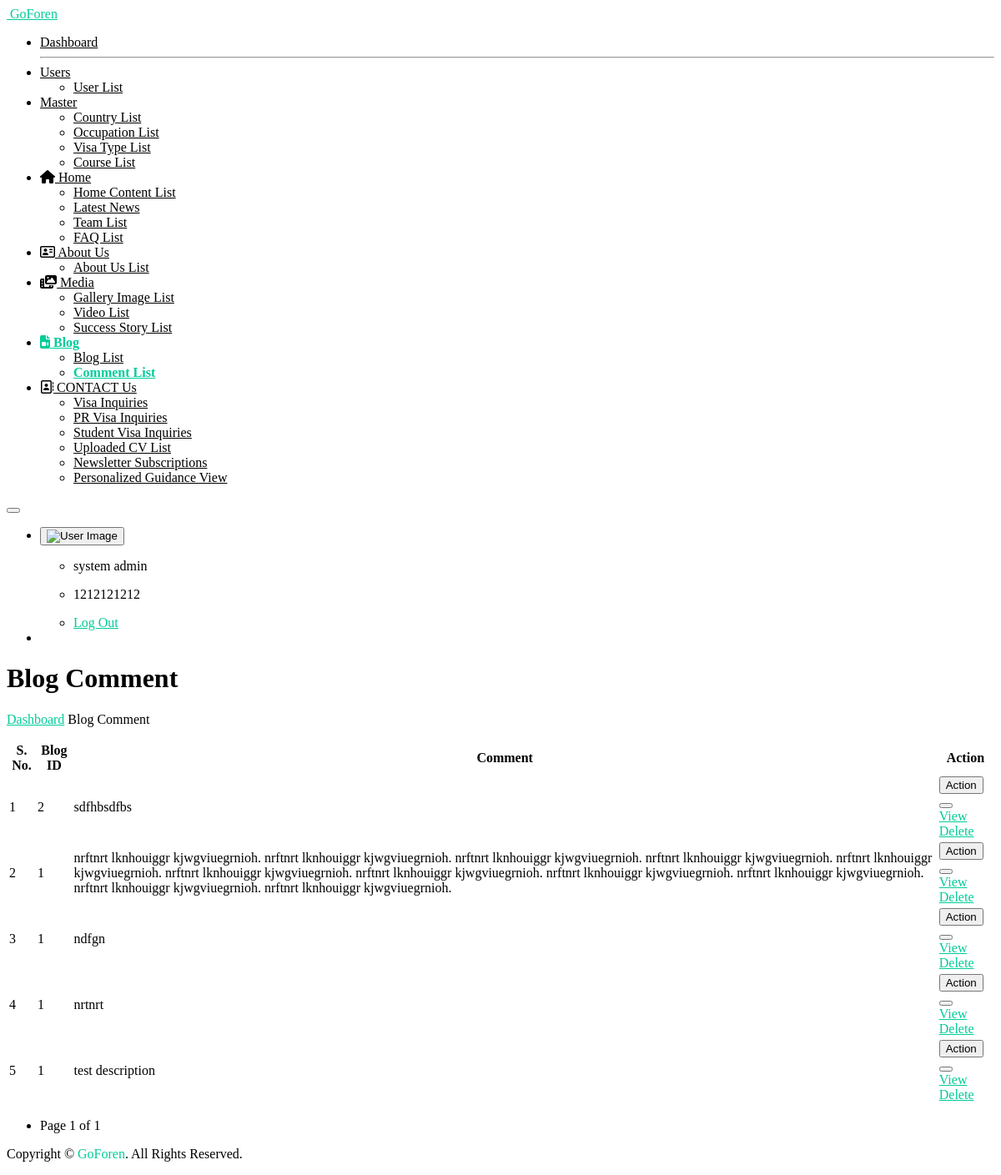
The page /comment_list_view/ (signed in) on the database its author committed.
### myapp/models.py (models this page shows, shortened)
class tbl_blog_comment(models.Model):
    blog_id = models.IntegerField()
    name = models.CharField(max_length=100, null=True)
    email = models.CharField(max_length=100, null=True)
    description = models.TextField(blank=True, null=True)
    created_at = models.DateTimeField(auto_now_add=True)
    updated_at = models.DateTimeField(auto_now=True)
    class Meta:
        db_table = 'tbl_blog_comment'

### myapp/views.py (the view)
    def wrapper(request, *args, **kwargs):
        if 'user_id' not in request.session:
            return redirect('open_sign_in_page')
        return view_func(request, *args, **kwargs)

### myapp/views.py (called while the page is built)
def login_required_custom(view_func):
    def wrapper(request, *args, **kwargs):
        if 'user_id' not in request.session:
            return redirect('open_sign_in_page')
        return view_func(request, *args, **kwargs)
    return wrapper

@login_required_custom
def comment_list_view(request):
    all_comments = tbl_blog_comment.objects.all().order_by("-id")
    paginator = Paginator(all_comments, 10)  # Show 10 comments per page
    page_number = request.GET.get('page')
    page_obj = paginator.get_page(page_number)
    context = {
        "all_comments": page_obj.object_list,
        "page_obj": page_obj,
    }
    return render(request, "comment-list.html", context)

### templates/comment-list.html (shortened to what this page needs)
{% extends "base.html" %}
{% load static %}
{%  block start %}
			<div class="ec-content-wrapper">
				<div class="content">
					<div class="breadcrumb-wrapper d-flex align-items-center justify-content-between">
						<div>
							<h1>Blog Comment</h1>
    							<p class="breadcrumbs"><span><a href="{% url 'dashboard_view' %}">Dashboard</a></span>
								<span></span>Blog Comment</p>
						</div>
					</div>
					<div class="row">
						<div class="col-12">
							<div class="card card-default">
								<div class="card-body">
									<div class="table-responsive">
										<table id="responsive-data-table" class="table">
											<thead>
												<tr>
													<th>S. No.</th>
													<th>Blog ID</th>
													<th>Comment</th>
                                                    <th>Action</th>
												</tr>
											</thead>
											<tbody>
                                                {% for i in all_comments%}
												<tr>
													<td>{{forloop.counter}}</td>
													<td>{{i.blog_id}}</td>
													<td>{{i.description}}</td>
													<td>
														<div class="btn-group mb-1">
															<button type="button"
																class="btn btn-outline-success">Action</button>
															<button type="button"
																class="btn btn-outline-success dropdown-toggle dropdown-toggle-split"
																data-bs-toggle="dropdown" aria-haspopup="true"
																aria-expanded="false" data-display="static">
															</button>
															<div class="dropdown-menu">
                                                                <a class="dropdown-item" href="{% url 'comment_detail_view' i.id %}">View</a>
                                                                <a href="javascript:void(0);" class="dropdown-item delete-btn" data-url="{% url 'delete_comment_view' i.id %}">Delete</a>
															</div>
															</div>
													</td>
												</tr>
                                                {% endfor %}
											</tbody>
										</table>
											<div class="pagination justify-content-center mt-3" style="justify-content: left !important;">
    <nav>
        <ul class="pagination">
            <li class="page-item disabled">
                <span class="page-link">
                    Page {{ page_obj.number }} of {{ page_obj.paginator.num_pages }}
                </span>
            </li>
        </ul>
    </nav>
</div>
									</div>
								</div>
							</div>
						</div>
					</div>
				</div>
			</div>
{%  endblock %}

### templates/comment-list.html (style rules this page uses)
a { color: #00cc99; }

### rows shown on the page
tbl_blog_comment: blog_id "2", description "sdfhbsdfbs"
tbl_blog_comment: blog_id "1", description "nrftnrt lknhouiggr kjwgviuegrnioh. nrftnrt lknhouiggr kjwgviuegrnioh. nrftnrt lknhouiggr kjwgviuegrnioh. nrftnrt lknhouiggr kjwgviuegrnioh. nrftnrt lknhouiggr kjwgviuegrnioh. nrftnrt lknhouiggr kjwgviuegrnioh. nrftnrt lknhouiggr kjwgviuegrnioh. nrftnrt lknhouiggr kjwgviuegrnioh. nrftnrt lknhouiggr kjwgviuegrnioh. nrftnrt lknhouiggr kjwgviuegrnioh. nrftnrt lknhouiggr kjwgviuegrnioh."
tbl_blog_comment: blog_id "1", description "ndfgn"
tbl_blog_comment: blog_id "1", description "nrtnrt"
tbl_blog_comment: blog_id "1", description "test description"

### other values the page prints
{{ request.session.session_username }} "system admin"
{{ request.session.session_mobile }} "1212121212"
{{ page_obj.number }} "1"
{{ page_obj.paginator.num_pages }} "1"
